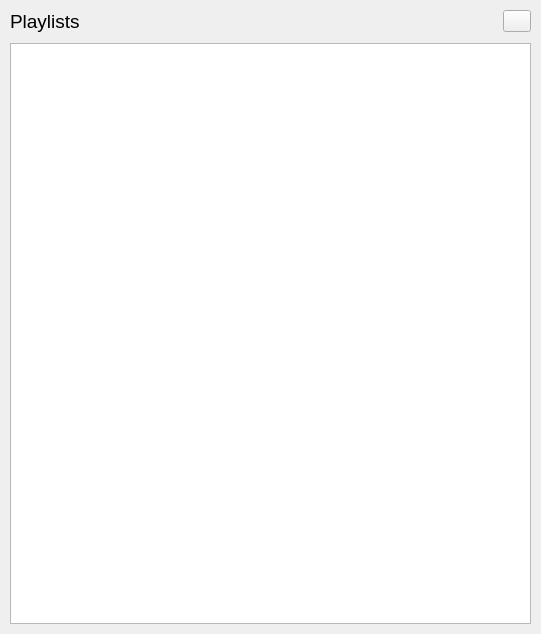
<?xml version="1.0" encoding="UTF-8"?>
<ui version="4.0">
 <class>playlists</class>
 <widget class="QWidget" name="playlists">
  <property name="geometry">
   <rect>
    <x>0</x>
    <y>0</y>
    <width>541</width>
    <height>634</height>
   </rect>
  </property>
  <property name="windowTitle">
   <string>playlists</string>
  </property>
  <layout class="QVBoxLayout" name="verticalLayout_2">
   <property name="spacing">
    <number>0</number>
   </property>
   <property name="leftMargin">
    <number>0</number>
   </property>
   <property name="topMargin">
    <number>0</number>
   </property>
   <property name="rightMargin">
    <number>0</number>
   </property>
   <property name="bottomMargin">
    <number>0</number>
   </property>
   <item>
    <widget class="QWidget" name="content" native="true">
     <property name="styleSheet">
      <string notr="true"/>
     </property>
     <layout class="QVBoxLayout" name="contentLayout">
      <property name="spacing">
       <number>10</number>
      </property>
      <property name="leftMargin">
       <number>10</number>
      </property>
      <property name="topMargin">
       <number>10</number>
      </property>
      <property name="rightMargin">
       <number>10</number>
      </property>
      <property name="bottomMargin">
       <number>10</number>
      </property>
      <item>
       <layout class="QHBoxLayout" name="horizontalLayout">
        <property name="spacing">
         <number>10</number>
        </property>
        <item>
         <widget class="QLabel" name="playlistsTitle">
          <property name="font">
           <font>
            <pointsize>14</pointsize>
           </font>
          </property>
          <property name="text">
           <string>Playlists</string>
          </property>
         </widget>
        </item>
        <item>
         <widget class="QPushButton" name="addButton">
          <property name="minimumSize">
           <size>
            <width>0</width>
            <height>0</height>
           </size>
          </property>
          <property name="maximumSize">
           <size>
            <width>28</width>
            <height>16777215</height>
           </size>
          </property>
          <property name="toolTip">
           <string>&lt;html&gt;&lt;head/&gt;&lt;body&gt;&lt;p&gt;create new playlist&lt;/p&gt;&lt;/body&gt;&lt;/html&gt;</string>
          </property>
          <property name="text">
           <string/>
          </property>
          <property name="icon">
           <iconset resource="../../resources/resources.qrc">
            <normaloff>:/icon/add.svg</normaloff>:/icon/add.svg</iconset>
          </property>
         </widget>
        </item>
       </layout>
      </item>
      <item>
       <widget class="QListWidget" name="playlistList">
        <property name="verticalScrollBarPolicy">
         <enum>Qt::ScrollBarPolicy::ScrollBarAsNeeded</enum>
        </property>
        <property name="horizontalScrollBarPolicy">
         <enum>Qt::ScrollBarPolicy::ScrollBarAlwaysOff</enum>
        </property>
        <property name="spacing">
         <number>2</number>
        </property>
       </widget>
      </item>
     </layout>
    </widget>
   </item>
  </layout>
 </widget>
 <resources>
  <include location="../../resources/resources.qrc"/>
 </resources>
 <connections/>
</ui>
